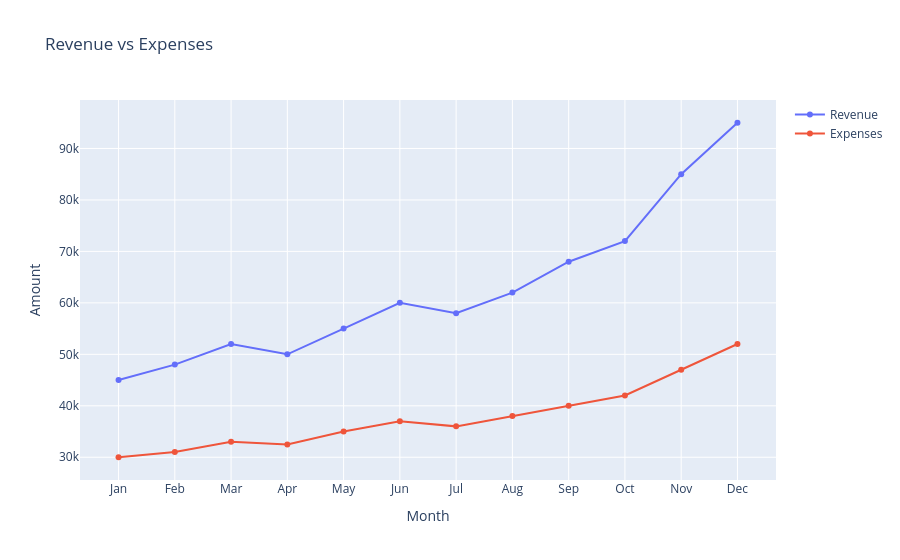

Notebook source saved alongside this figure:
### Code cell
fig = go.Figure()

fig.add_trace(
    go.Scatter(
        x=months,
        y=monthly_revenue,
        mode="lines+markers",
        name="Revenue"
    )
)

fig.add_trace(
    go.Scatter(
        x=months,
        y=expenses,
        mode="lines+markers",
        name="Expenses"
    )
)

fig.update_layout(
    title="Revenue vs Expenses",
    xaxis_title="Month",
    yaxis_title="Amount",
    showlegend=True
)

fig.show()

### Figure 1 — Plotly figure (JSON) as saved in the notebook; plotly's stock layout.template omitted (floating-point values rounded to 4 significant figures)
{"data": [{"mode": "lines+markers", "name": "Revenue", "type": "scatter", "x": ["Jan", "Feb", "Mar", "Apr", "May", "Jun", "Jul", "Aug", "Sep", "Oct", "Nov", "Dec"], "y": [45000, 48000, 52000, 50000, 55000, 60000, 58000, 62000, 68000, 72000, 85000, 95000]}, {"mode": "lines+markers", "name": "Expenses", "type": "scatter", "x": ["Jan", "Feb", "Mar", "Apr", "May", "Jun", "Jul", "Aug", "Sep", "Oct", "Nov", "Dec"], "y": [30000, 31000, 33000, 32500, 35000, 37000, 36000, 38000, 40000, 42000, 47000, 52000]}], "layout": {"showlegend": true, "title": {"text": "Revenue vs Expenses"}, "xaxis": {"title": {"text": "Month"}}, "yaxis": {"title": {"text": "Amount"}}}}
